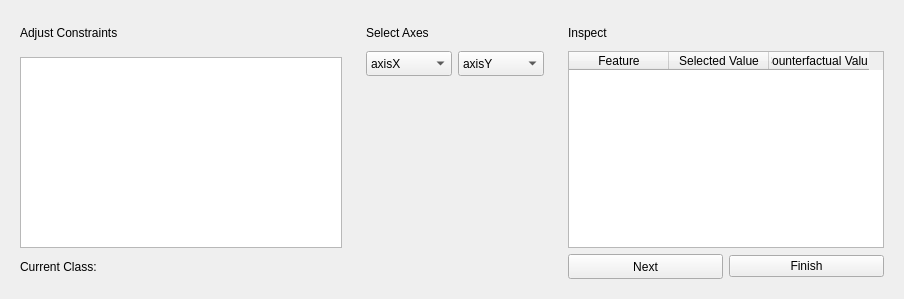
<?xml version="1.0" encoding="UTF-8"?>
<ui version="4.0">
 <class>Iteration</class>
 <widget class="QWidget" name="Iteration">
  <property name="geometry">
   <rect>
    <x>0</x>
    <y>0</y>
    <width>904</width>
    <height>299</height>
   </rect>
  </property>
  <property name="windowTitle">
   <string>Form</string>
  </property>
  <layout class="QHBoxLayout" name="horizontalLayout">
   <item>
    <widget class="QWidget" name="widgetContainerDataset" native="true">
     <property name="sizePolicy">
      <sizepolicy hsizetype="Minimum" vsizetype="Preferred">
       <horstretch>0</horstretch>
       <verstretch>0</verstretch>
      </sizepolicy>
     </property>
     <property name="minimumSize">
      <size>
       <width>340</width>
       <height>0</height>
      </size>
     </property>
     <property name="maximumSize">
      <size>
       <width>340</width>
       <height>16777215</height>
      </size>
     </property>
     <property name="styleSheet">
      <string notr="true">QWidget [objectName*=&quot;widgetContainerDataset&quot;]{
	background-color: rgb(255, 255, 255);

}</string>
     </property>
     <layout class="QVBoxLayout" name="verticalLayout_3">
      <property name="leftMargin">
       <number>9</number>
      </property>
      <item>
       <widget class="QLabel" name="labelAdjustConstraints">
        <property name="minimumSize">
         <size>
          <width>0</width>
          <height>25</height>
         </size>
        </property>
        <property name="maximumSize">
         <size>
          <width>16777215</width>
          <height>25</height>
         </size>
        </property>
        <property name="text">
         <string>Adjust Constraints</string>
        </property>
       </widget>
      </item>
      <item>
       <widget class="QWidget" name="widgetContainerSelectData" native="true">
        <layout class="QHBoxLayout" name="horizontalLayout_5">
         <property name="leftMargin">
          <number>0</number>
         </property>
         <property name="topMargin">
          <number>0</number>
         </property>
         <property name="rightMargin">
          <number>0</number>
         </property>
         <property name="bottomMargin">
          <number>0</number>
         </property>
        </layout>
       </widget>
      </item>
      <item>
       <widget class="QListWidget" name="listWidgetSelectedPoint"/>
      </item>
      <item>
       <widget class="QWidget" name="widgetContainerClass" native="true">
        <layout class="QHBoxLayout" name="horizontalLayout_6">
         <property name="leftMargin">
          <number>0</number>
         </property>
         <property name="topMargin">
          <number>0</number>
         </property>
         <property name="rightMargin">
          <number>0</number>
         </property>
         <property name="bottomMargin">
          <number>0</number>
         </property>
         <item>
          <widget class="QLabel" name="labelCurrentClass">
           <property name="minimumSize">
            <size>
             <width>0</width>
             <height>25</height>
            </size>
           </property>
           <property name="text">
            <string>Current Class:</string>
           </property>
          </widget>
         </item>
        </layout>
       </widget>
      </item>
     </layout>
    </widget>
   </item>
   <item>
    <widget class="QWidget" name="widgetContainerGraph" native="true">
     <property name="sizePolicy">
      <sizepolicy hsizetype="Minimum" vsizetype="Preferred">
       <horstretch>0</horstretch>
       <verstretch>0</verstretch>
      </sizepolicy>
     </property>
     <layout class="QVBoxLayout" name="verticalLayout_2">
      <item>
       <widget class="QLabel" name="labelSelectAxes">
        <property name="minimumSize">
         <size>
          <width>0</width>
          <height>25</height>
         </size>
        </property>
        <property name="maximumSize">
         <size>
          <width>16777215</width>
          <height>25</height>
         </size>
        </property>
        <property name="text">
         <string>Select Axes</string>
        </property>
       </widget>
      </item>
      <item>
       <widget class="QWidget" name="widgetContainerAxes" native="true">
        <property name="maximumSize">
         <size>
          <width>16777215</width>
          <height>25</height>
         </size>
        </property>
        <layout class="QHBoxLayout" name="horizontalLayout_9">
         <property name="leftMargin">
          <number>0</number>
         </property>
         <property name="topMargin">
          <number>0</number>
         </property>
         <property name="rightMargin">
          <number>0</number>
         </property>
         <property name="bottomMargin">
          <number>0</number>
         </property>
         <item>
          <widget class="QComboBox" name="comboBoxAxisX">
           <property name="minimumSize">
            <size>
             <width>0</width>
             <height>25</height>
            </size>
           </property>
           <item>
            <property name="text">
             <string>axisX</string>
            </property>
           </item>
           <item>
            <property name="text">
             <string>feature1</string>
            </property>
           </item>
           <item>
            <property name="text">
             <string>feature2</string>
            </property>
           </item>
           <item>
            <property name="text">
             <string>feature3</string>
            </property>
           </item>
          </widget>
         </item>
         <item>
          <widget class="QComboBox" name="comboBoxAxisY">
           <property name="minimumSize">
            <size>
             <width>0</width>
             <height>25</height>
            </size>
           </property>
           <item>
            <property name="text">
             <string>axisY</string>
            </property>
           </item>
           <item>
            <property name="text">
             <string>feature1</string>
            </property>
           </item>
           <item>
            <property name="text">
             <string>feature2</string>
            </property>
           </item>
           <item>
            <property name="text">
             <string>feature3</string>
            </property>
           </item>
          </widget>
         </item>
        </layout>
       </widget>
      </item>
      <item>
       <widget class="DashView" name="widgetContainerCanvas" native="true"/>
      </item>
     </layout>
    </widget>
   </item>
   <item>
    <widget class="QWidget" name="widgetContainerCounterfactual" native="true">
     <property name="sizePolicy">
      <sizepolicy hsizetype="Preferred" vsizetype="Preferred">
       <horstretch>0</horstretch>
       <verstretch>0</verstretch>
      </sizepolicy>
     </property>
     <property name="styleSheet">
      <string notr="true">QWidget [objectName*=&quot;widgetContainerCounterfactual&quot;]{
	background-color: rgb(255, 255, 255);

}</string>
     </property>
     <layout class="QVBoxLayout" name="verticalLayout_4">
      <property name="leftMargin">
       <number>9</number>
      </property>
      <item>
       <widget class="QLabel" name="labelCounterfactualComparison">
        <property name="minimumSize">
         <size>
          <width>0</width>
          <height>25</height>
         </size>
        </property>
        <property name="maximumSize">
         <size>
          <width>16777215</width>
          <height>25</height>
         </size>
        </property>
        <property name="text">
         <string>Inspect</string>
        </property>
       </widget>
      </item>
      <item>
       <widget class="QTableWidget" name="tableWidgetCounterfactualComparison">
        <property name="sizePolicy">
         <sizepolicy hsizetype="Minimum" vsizetype="Expanding">
          <horstretch>0</horstretch>
          <verstretch>0</verstretch>
         </sizepolicy>
        </property>
        <property name="sizeAdjustPolicy">
         <enum>QAbstractScrollArea::AdjustToContents</enum>
        </property>
        <attribute name="horizontalHeaderCascadingSectionResizes">
         <bool>false</bool>
        </attribute>
        <attribute name="horizontalHeaderMinimumSectionSize">
         <number>39</number>
        </attribute>
        <attribute name="verticalHeaderVisible">
         <bool>false</bool>
        </attribute>
        <column>
         <property name="text">
          <string>Feature</string>
         </property>
        </column>
        <column>
         <property name="text">
          <string>Selected Value</string>
         </property>
        </column>
        <column>
         <property name="text">
          <string>Counterfactual Value</string>
         </property>
        </column>
       </widget>
      </item>
      <item>
       <widget class="QWidget" name="widgetNextFinish" native="true">
        <layout class="QHBoxLayout" name="horizontalLayout_2">
         <property name="leftMargin">
          <number>0</number>
         </property>
         <property name="topMargin">
          <number>0</number>
         </property>
         <property name="rightMargin">
          <number>0</number>
         </property>
         <property name="bottomMargin">
          <number>0</number>
         </property>
         <item>
          <widget class="QPushButton" name="pushButtonNext">
           <property name="minimumSize">
            <size>
             <width>0</width>
             <height>25</height>
            </size>
           </property>
           <property name="text">
            <string>Next</string>
           </property>
          </widget>
         </item>
         <item>
          <widget class="QPushButton" name="pushButtonFinish">
           <property name="text">
            <string>Finish</string>
           </property>
          </widget>
         </item>
        </layout>
       </widget>
      </item>
     </layout>
    </widget>
   </item>
  </layout>
 </widget>
 <customwidgets>
  <customwidget>
   <class>DashView</class>
   <extends>QWidget</extends>
   <header>Dash/DashView.h</header>
   <container>1</container>
  </customwidget>
 </customwidgets>
 <resources/>
 <connections/>
</ui>
